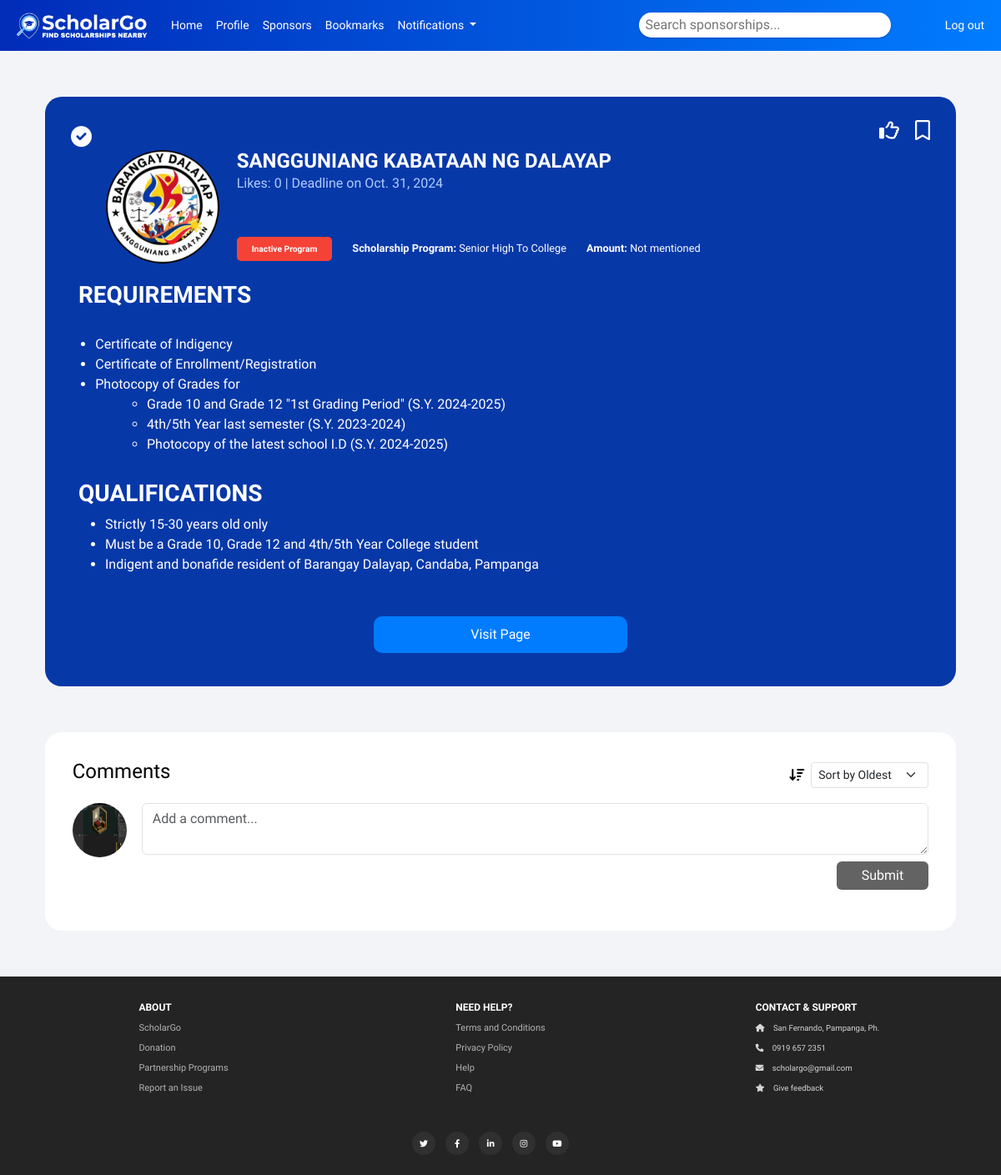
Page /sponsor/3 (signed in) on the committed database.
### website/models.py (models this page shows, shortened)
class Sponsorship_data(db.Model, UserMixin):
    id = db.Column(db.Integer, primary_key=True)
    sponsor_name = db.Column(db.String(150))
    persontocontact = db.Column(db.String(150), nullable=True)
    course = db.Column(db.String(150))
    fos = db.Column(db.String(150), nullable=True)
    url = db.Column(db.String(356), unique=True, nullable=True)
    type_of_sponsor  = db.Column(db.String(150), nullable=True)
    tar_province  = db.Column(db.String(150), nullable=True)
    tar_city  = db.Column(db.String(150), nullable=True)
    tar_postalcode = db.Column(db.String(150), nullable=True)
    address = db.Column(db.String(150), nullable=True)
    contact_information = db.Column(db.String(150), nullable=True)
    extracurricular_activity = db.Column(db.String(150))
    email = db.Column(db.String(150), unique=True, nullable=False)
    password = db.Column(db.String(150), nullable=False)
    weight_fos = db.Column(db.Float)
    weight_course = db.Column(db.Float)
    weight_gpa = db.Column(db.Float)
    weight_extracurricular_activities = db.Column(db.Float)
    weight_financial_status = db.Column(db.Float)
    weight_loc = db.Column(db.Float)
    weight_financial_status = db.Column(db.Float)
    passing_requirement = db.Column(db.Float)
    verified = db.Column(db.Boolean, default=False, nullable=False)
    description = db.Column(db.Text)
    full_description = db.Column(db.Text, nullable=True)
    image = db.Column(db.String(300), nullable=True)
    deadline_date = db.Column(db.Date, nullable=False)
    active = db.Column(db.Boolean, default=True, nullable=False)
    amount_per_semester = db.Column(db.String(150))
    picture_path = db.Column(db.String(255), nullable=False)
    likes = db.relationship('User', secondary=user_sponsorship_likes, backref='liked_by')
    comments = db.relationship('Comment', backref='sponsorship', lazy=True)

class User(db.Model, UserMixin):
    id = db.Column(db.Integer, primary_key=True)
    username = db.Column(db.String(150), unique=True)
    image = db.Column(db.String(300), nullable=True)
    city = db.Column(db.String(150))
    birthdate = db.Column(db.Date, nullable=False)
    province = db.Column(db.String(150))
    notifications = db.relationship('Notification', backref='user', lazy=True)
    postalcode = db.Column(db.String(150))
    picture_path = db.Column(db.String(255), nullable=False)
    educationlevel = db.Column(db.String(150))
    email = db.Column(db.String(150), unique=True)
    password = db.Column(db.String(150))
    first_name = db.Column(db.String(150))
    last_name = db.Column(db.String(150))
    gender = db.Column(db.String(150))
    course = db.Column(db.String(150))
    phone_number = db.Column(db.String(150))
    gpa = db.Column(db.Float)
    extracurricular_activities = db.Column(db.String(300))
    financial_status = db.Column(db.String(150))
    notes = db.relationship('Note', backref='user', lazy=True)
    followed_sponsorships = db.relationship('Sponsorship_data', secondary=user_sponsorship,
                                             lazy='subquery', backref=db.backref('followers', lazy=True))
    comments = db.relationship('Comment', backref='user', lazy=True)
    def is_following(self, sponsorship_id):
        return any(sponsorship.id == sponsorship_id for sponsorship in self.followed_sponsorships)

### website/views.py (the view)
@views.route('/sponsor/<int:sponsor_id>', methods=['GET'])
@login_required
def view_sponsorship(sponsor_id):
    sponsor = Sponsorship_data.query.get_or_404(sponsor_id)
    visit_record = db.session.query(user_sponsorship_visits).filter_by(
        user_id=current_user.id,
        sponsorship_id=sponsor_id
    ).first()
    is_visited = visit_record is not None
    visit_count = db.session.query(user_sponsorship_visits).filter_by(
        user_id=current_user.id,
        sponsorship_id=sponsor_id
    ).count()  # Get the count of visits
    is_liked = current_user in sponsor.likes
    comments = Comment.query.filter_by(sponsorship_id=sponsor.id).all()
    is_following = current_user.is_following(sponsor_id)
    for comment in comments:
        comment.relative_time = time_since(comment.created_at)
    likes_count = len(sponsor.likes)
    return render_template('sponsor_details.html',
                           sponsor=sponsor,
                           comments=comments,
                           is_liked=is_liked,
                           is_following=is_following,
                           user=current_user,
                           likes_count=likes_count,
                           is_visited=is_visited,  # Pass whether it was visited
                           visit_count=visit_count)  # Pass the visit count

### main.py (called while the page is built)
@app.template_filter('title_case')
def title_case(s):
    return s.title() if isinstance(s, str) else s

### website/templates/sponsor_details.html (shortened to what this page needs)
{% extends "base.html" %}
{% block content %}
<link rel="stylesheet" href="/static/css/sponsor_details.css"/>
<div class="container mt-4">
    <div class="sponsor-card">
        <div class="sponsor-header">
            <div class="icon-container">
                <form id="like-form" action="{{ url_for('auth.like_sponsorship', sponsor_id=sponsor.id) }}" method="POST" style="display:inline;">
                    <button type="submit" class="like-button" style="border: none; background-color: transparent;" data-sponsorship-id="{{ sponsor.id }}">
                        {% if is_liked %}
                            <i class="fas fa-thumbs-up liked"></i>
                        {% else %}
                            <i class="far fa-thumbs-up"></i>
                        {% endif %}
                    </button>
                </form>
                <form id="follow-form" action="{{ url_for('auth.toggle_follow_sponsorship', sponsorship_id=sponsor.id) }}" method="POST" style="display: inline;">
                    <button type="button" class="follow-button" data-sponsorship-id="{{ sponsor.id }}" data-is-following="{{ is_following }}">
                        {% if is_following %}
                            <i class="fas fa-bookmark"></i>
                        {% else %}
                            <i class="far fa-bookmark"></i>
                        {% endif %}
                    </button>
                </form>
            </div>
            <div class="verified-check">
                <i class="fas fa-check-circle" aria-hidden="true"></i>
            </div>
            <img src="{{ url_for('static', filename='uploads/' ~ sponsor.picture_path) }}" alt="Logo" class="sponsor-logo">
            <div>
                <h2 class="sponsor-name">{{ sponsor.sponsor_name }}</h2>
                <p class="likes mb-1" id="likes-count" data-deadline="{{ sponsor.deadline_date.strftime('%b. %d, %Y') }}">
                    Likes: {{ sponsor.likes|length }} | Deadline on {{ sponsor.deadline_date.strftime('%b. %d, %Y') }}
                </p>
                <div class="sponsor-info">
                    <p class="sponsor-details">
                        {% if sponsor.active %}
                            <span class="sponsor-status active">Active Program</span>
                        {% else %}
                            <span class="sponsor-status inactive">Inactive Program</span>
                        {% endif %}
                    </p>
                    <p><span class="info-label">Scholarship Program:</span> {{ sponsor.course | title_case }}</p>
                    <p><span class="info-label">Amount:</span> {{ sponsor.amount_per_semester }}</p>
                </div>
            </div>
        </div>
        <div class="sponsor-requirements">
            {{ sponsor.full_description |safe }}
            <a class="blue-button" data-sponsorship-id="{{ sponsor.id }}" href="{{ sponsor.url }}">Visit Page</a>
        </div>
    </div>
    <div class="comment mt-5">
        <div class="d-flex justify-content-between align-items-center mb-3 comment-title">
            <h4 style="color: black;">Comments</h4>
            <div class="d-flex align-items-center">
                <i id="sortArrow" class="fa-solid fa-arrow-down-wide-short sort-icon" style="color: black;"></i>
                <select id="sortBar" class="form-select form-select-sm ms-2" style="width: auto;" onchange="sortComments()">
                    <option value="oldest">Sort by Oldest</option>
                </select>
            </div>
        </div>
        <div class="d-flex align-items-start mb-3">
            <img src="{{ url_for('static', filename='uploads/' ~ current_user.picture_path) }}" alt="Profile" class="rounded-circle me-2" style="width: 65px; height: 65px;">
            <form id="comment-form" action="{{ url_for('auth.add_comment', sponsor_id=sponsor.id) }}" method="POST" class="flex-grow-1 comment-form">
                <textarea class="form-control" name="content" required placeholder="Add a comment..."></textarea>
                <button type="submit" class="btn btn-primary mt-2 comment-submit float-right">Submit</button>
            </form>
        </div>
    </div>
</div>
{% endblock %}

### website/static/css/base.css (style rules this page uses)
body { font-family: 'Montserrat', sans-serif; background-color: #f2f4f7; color: #ffffff; }

### website/static/css/footer.css (style rules this page uses)
html, body { height: 100%; margin: 0; }
body { display: flex; flex-direction: column; }
.container { flex: 1; }

### website/static/css/sponsor_details.css (style rules this page uses)
.comment { background-color: rgb(255, 255, 255); border-radius: 20px; padding: 3%; margin-bottom: 5%; }
form#comment-form { margin-left: 10px; }
.float-right { float: right; }
button.btn.btn-primary.mt-2.comment-submit.float-right { padding: 5px 30px; background-color: #636363; border: none; }
@media (min-width: 992px) { .comment { padding: 3%; margin-bottom: 5%; } }
@media (min-width: 992px) { button.btn.btn-primary.mt-2.comment-submit.float-right { padding: 5px 30px; font-size: 1rem; } }
@media (min-width: 992px) { .comment h4 { font-size: 1.5rem; } }
.sponsor-card { height: auto; background-color: #0738a8; border-radius: 20px; overflow-x: hidden; padding: 0 20px; display: flex; flex-direction: column; color: white; position: relative; padding-top: 4%; margin-top: 5%; margin-bottom: 5%; }
.verified-check { color: #fafcff;; font-size: 25px; margin: 30px 20px; position: absolute; top: 0; left: 1%; height: auto; }
.sponsor-header { display: flex; align-items: center; margin-top: 20px; }
.sponsor-logo { width: 17vh; height: 17vh; border-radius: 50%; margin-left: 5%; margin-right: 2%; }
.sponsor-name { font-size: 3vh; color: white; font-weight: bold; text-transform: uppercase; margin: 0; }
.likes { font-size: 16px; color: rgb(174, 204, 255); }
.sponsor-info { margin-top: 10%; display: flex; flex-direction: row; margin-bottom: 1%; display: flex; gap: 2vw; color: white; white-space: wrap; }
.sponsor-info p { font-size: 1.6vh; margin-bottom: 5px; }
.sponsor-status { font-weight: bold; }
.inactive { background-color: #f44336; color: white; border-radius: 5px; padding: 8px 18px; width: fit-content; font-size: 0.8em; white-space: nowrap; margin-top: auto; margin-bottom: 0; }
.info-label { font-weight: bold; }
.icon-container { position: absolute; top: 10px; right: 10px; display: flex; }
#like-form { width: 40px; }
.like-button, .follow-button { display: flex; align-items: center; justify-content: center; width: 60px; height: 60px; background-color: transparent; color: #ffffff; cursor: pointer; border: none; font-size: 24px; margin: 0; padding: 0; transition: background-color 0.3s ease; }
.sponsor-requirements { padding: 20px; }
.requirements-title { font-weight: bold; margin-bottom: 3%; text-transform: uppercase; }
.requirements-list { padding: 0; margin: 0; }
.requirement-item { font-size: 2vh; color: #ffffff; margin-left: 2%; }
.requirements-list ul { margin-bottom: 3%; margin-left: 3%; }
.blue-button { background-color: #017cff; color: white; border: none; width: 30%; padding: 10px 20px; text-align: center; text-decoration: none; margin: auto; margin-top: 5%; display: block; font-size: 2vh; cursor: pointer; border-radius: 10px; transition: background-color 0.3s; }

### rows in the picture
Sponsorship_data: picture_path (picture), sponsor_name "SANGGUNIANG KABATAAN NG DALAYAP", deadline_date "Oct. 31, 2024", course "Senior High To College", amount_per_semester "Not mentioned", full_description "REQUIREMENTS Certificate of Indigency Certificate of Enrollment/Registration Photocopy of Grades for Grade 10 and Grade 12 \"1st Grading Period\" (S.Y. 2024-2025) 4th/5th Year last semester (S.Y. 2023-2024) Photocopy of the latest school I.D (S.Y. 2024-2025) QUALIFICATIONS Strictly 15-30 years old only Must be a Grade 10, Grade 12 and 4th/5th Year College student Indigent and bonafide resident of Barangay Dalayap, Candaba, Pampanga"
User: picture_path (picture)

### other values in the picture
{{ sponsor.likes|length }} "0"
